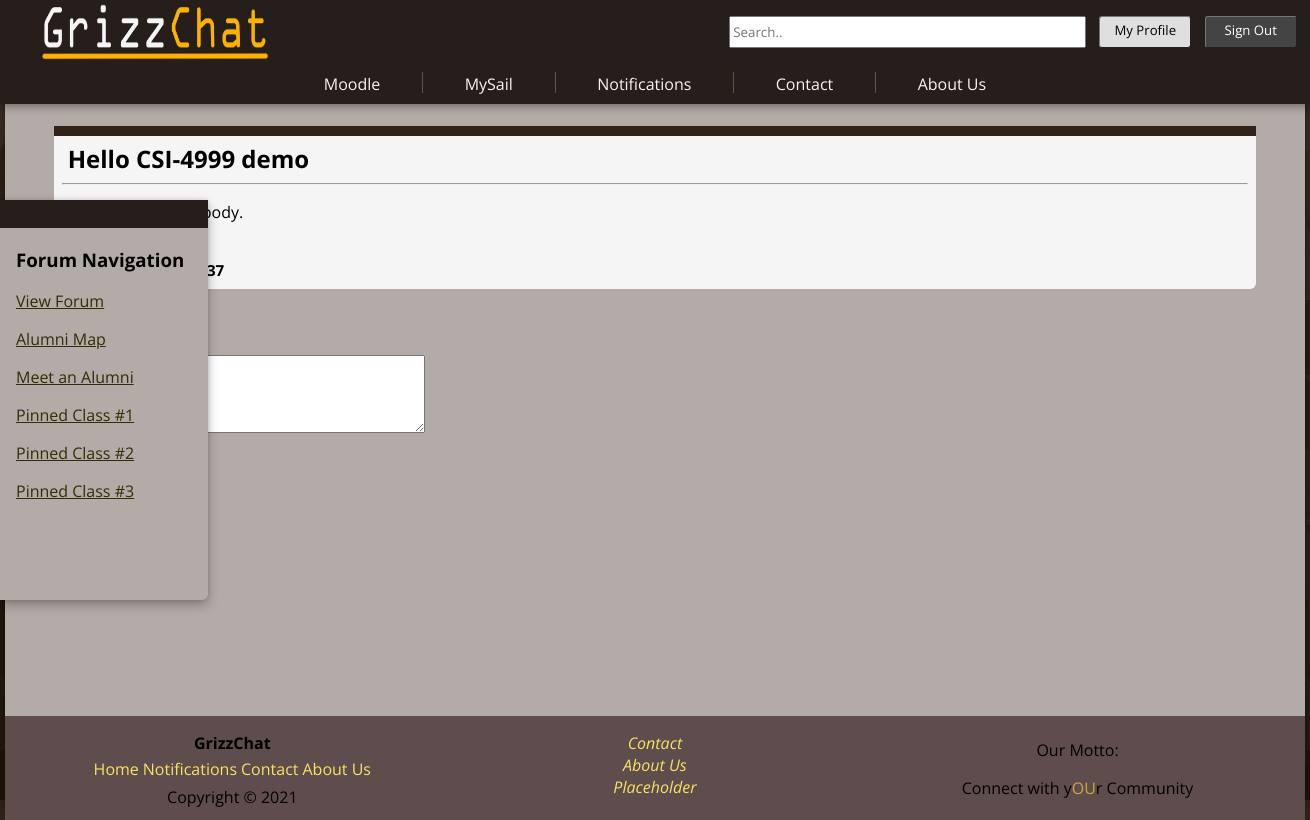
Page /thread-page.php?THREADS=8 (signed in) on the earlier database version.
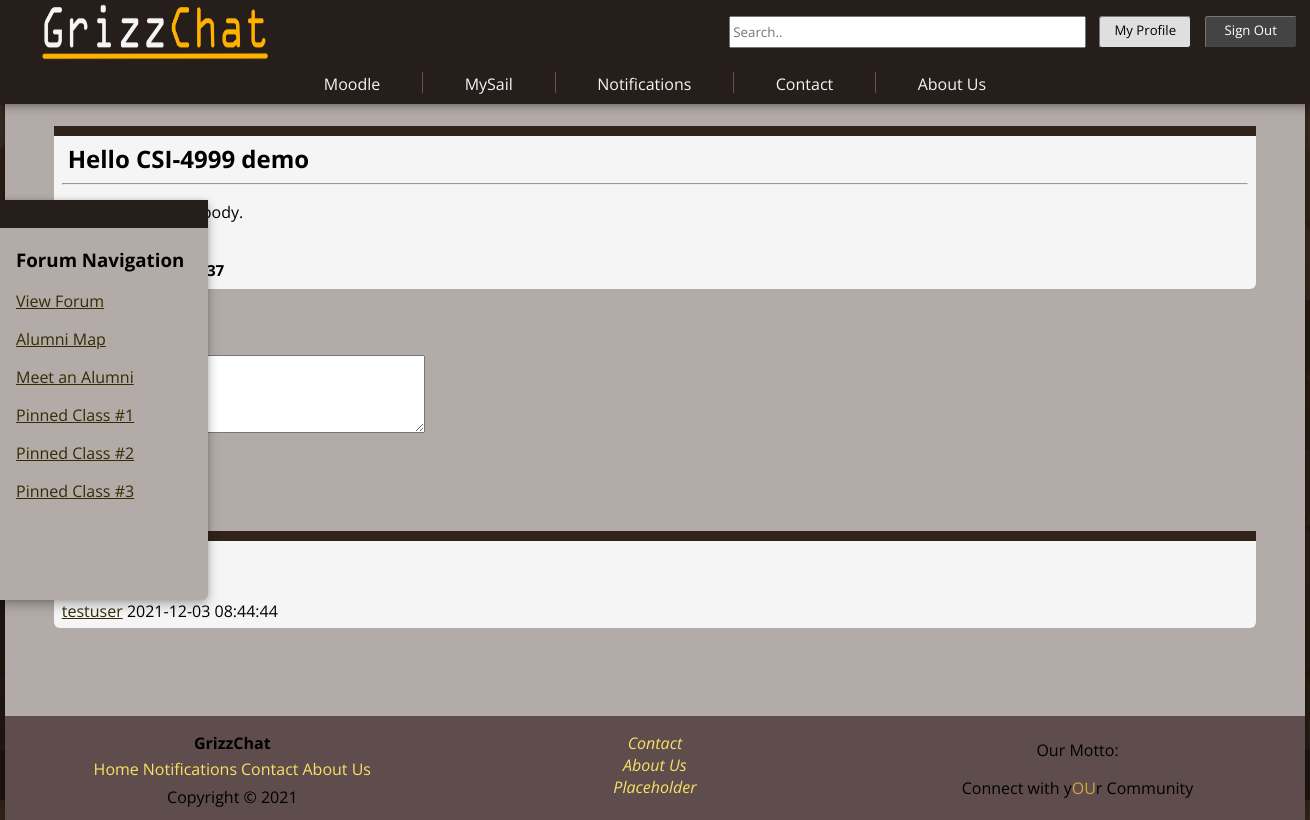
Same page on the later database version.
### tables this page shows
CREATE TABLE `threads` (
  `User_Info_USER_ID` int(11) NOT NULL,
  `Categories_CATEGORIES_ID` int(11) NOT NULL,
  `THREADS_ID` int(11) NOT NULL,
  `THREAD_TITLE` tinytext NOT NULL,
  `THREAD_CONTENT` text NOT NULL,
  `CREATED` timestamp NOT NULL DEFAULT current_timestamp(),
  `Views` int(11) NOT NULL
);

CREATE TABLE `posts` (
  `User_Info_USER_ID` int(11) NOT NULL,
  `Posts_ID` int(11) NOT NULL,
  `CONTENT` text NOT NULL,
  `POST_TIME` timestamp NOT NULL DEFAULT current_timestamp() ON UPDATE current_timestamp(),
  `PARENT_THREAD` int(11) NOT NULL
);

CREATE TABLE `user_info` (
  `USER_ID` int(11) NOT NULL COMMENT 'Unique User ID.',
  `USER_NAME` tinytext NOT NULL COMMENT 'Username.',
  `PASSWORD` tinytext NOT NULL COMMENT 'Hashed + Salted Password.',
  `FIRST_NAME` tinytext NOT NULL,
  `LAST_NAME` tinytext NOT NULL,
  `EMAIL_ADDRESS` tinytext NOT NULL,
  `CREATED_AT` timestamp NOT NULL DEFAULT current_timestamp(),
  `MAJOR` tinytext NOT NULL,
  `IMAGE` blob NOT NULL,
  `GRADUATION_DATE` tinytext NOT NULL
);

### thread-page.php (the view, shortened to what this page needs)
<!DOCTYPE html>
<html lang="en">
    <head>
        <link href="Styles/style.css" rel="stylesheet">
    </head>
    <body>
        <?php
            require_once('Includes/page_elements.php');
            displayHeader();
            displaySidebarNavigation();
        ?>
        <section id="page-content">
            <section id="page-container">
                <main>
                    <?php
                        echo "<BR>";
                        $tid = $_GET['THREADS'];
                        $sql = "SELECT * FROM threads
                        INNER JOIN user_info
                        on threads.User_Info_USER_ID = user_info.USER_ID
                        Where THREADS_ID = $tid";
                        $result = $dbConnection-> query($sql);
                        if ($result-> num_rows > 0) {
                            while($row = $result->fetch_assoc()) {
                                $uid = $row["USER_ID"];
                                echo "<div class = 'block-container'>";
                                echo "<div class = 'block-body'><h2>" . $row["THREAD_TITLE"]."</a></h2><hr>" .$row["THREAD_CONTENT"]. "<p class='post-user'> <a href ='user-profile.php?$uid'>". $row["USER_NAME"]. "</a> " ."</p> <p class='post-info'> "
                                . $row["CREATED"] . $_SESSION["id"]. "</p>" ;
                                echo "</div>  <br>";
                               echo '<form class = "post" action="Includes/replyAct.php?THREADS_ID='.$tid.'" class="POST" method ="POST">
                               <label for="forumPost"></label>
                               <br>
                               <br>
                               <textarea id="forumPost" name="forumPost" rows="4" cols="50">
                               </textarea>
                               <br><br>
                               <button type="submit" name ="submit" class="thread-reply">Reply</button>
                               </form>';
                            }
                        }
                      $tid = $_GET['THREADS'];
                      $sql = "SELECT * FROM posts
                      WHERE PARENT_THREAD = $tid";
                      $result = $dbConnection-> query($sql);
                      if ($result-> num_rows > 0) {
                        while($row = $result->fetch_assoc()) {
                            $comments_user_id = $row['User_Info_USER_ID'];
                            $sql2 = "SELECT * FROM user_info where USER_ID = $comments_user_id ";
                            $result2 = mysqli_query($dbConnection, $sql2);
                            $row2 = mysqli_fetch_assoc($result2);
                            $uid = $row2["USER_ID"];
                          echo "<div class = 'block-body'>" . $row["CONTENT"]. "<a href ='user-profile.php?$uid'> ". $row2["USER_NAME"]. "</a> "
                          . $row["POST_TIME"];
                        }
                      }
                    ?>
                </main>
            </section>
            <?php displayFooter(); ?>
        </section>
    </body>
</html>

### Includes/page_elements.php (shortened to what this page needs)
<?php
    function displayHeader() {
        echo '<header id="header"><div class="header-top">';
        echo '<a href="index.php" title="logo" class="header-logo"><img src="Images/GrizzChat_Logo.png" alt="Grizzchat Logo"></a><input class="header-search" type="search" placeholder="Search..">';
        if(!isset($_SESSION["loggedin"]) || $_SESSION["loggedin"] !== true) {
            echo '<a href="login.php" title="Click here to log in" class="header-login button-1">Login</a><a href="signup.php" title="Click here to sign up" class="header-signup button-1 button-dark">Sign Up</a>';
        }
        else {
            echo '<a href="profile.php" title="Click here to view your profile" class="header-login button-1">My Profile</a><a href="Includes/signout.php" title="Click here to sign out of your account" class="header-signup button-1 button-dark">Sign Out</a>';
        }
        echo '</div><div class="header-bottom"><nav class="header-container">';
        echo '<a href="https://moodle.oakland.edu" title="Click here to visit the Oakland University Moodle website"  target="_blank">Moodle</a><section></section><a href="https://mysail.oakland.edu" title="Click here to visit the Oakland University MySail website" target="_blank">MySail</a><section></section><a href="notifications.php" title="View your notifications">Notifications</a>';
        echo '<section></section><a href="contact.php" title="Click here to visit our Contact Us page">Contact</a><section></section><a href="about.php" title="View information about our organization">About Us</a>';
        echo '</nav></div></header>';
    }
    function displayFooter() {
        echo '<footer><div><h4 class="footer-logo">GrizzChat</h4><nav><a href="index.php" title="Return to the homepage">Home</a><a href="#" title="Placeholder Link">Notifications</a>';
        echo '<a href="#" title="Placeholder Link">Contact</a><a href="#" title="Placeholder Link">About Us</a></nav><p class="footer-copyright">Copyright © 2021</p></div>';
        echo '<div><address><a href="#" title="Placeholder Link">Contact</a><a href="#" title="Placeholder Link">About Us</a><a href="#" title="Placeholder Link">Placeholder</a></address></div>';
        echo '<div><p>Our Motto:</p><p>Connect with y<span class="footer-ou">OU</span>r Community</p></div></footer>';
    }
    function displaySidebarNavigation() {
        echo '<aside class="forum-navbar-container"><section class="forum-navbar-topbar"></section><section class="forum-navbar-content"><h3>Forum Navigation</h3><nav>';
        echo '<a href="forum.php" title="View forum page ">View Forum</a><a href="maps.php" title="View the Alumni Map">Alumni Map</a><a href="#" title="Placeholder Sidebar Link">Meet an Alumni</a>';
        echo '<a href="#" title="Placeholder Sidebar Link">Pinned Class #1</a><a href="#" title="Placeholder Sidebar Link">Pinned Class #2</a><a href="#" title="Placeholder Sidebar Link">Pinned Class #3</a>';
        echo '</nav></section></aside>';
    }

### Styles/style.css (style rules this page uses)
* { box-sizing: border-box; font-family: "Open Sans", cursive, sans-serif; }
html { margin: 0; width: 100vw; min-width: 100%; top: 0; background-color: #31231A; background-position:0 0, 20px 20px; scroll-padding-top: 6.5em; overflow-y: scroll; scroll-behavior: smooth; overflow-x: hidden; }
body { min-height: 100vh; width: 100vw; margin: 0; }
a { color: rgb(51, 44, 4); }
#page-content { width: 1300px; min-height: 100vh; background-color: rgb(179, 171, 167); box-shadow: 0 0 5px rgba(0,0,0,.14), 0 5px 12px rgba(0,0,0,.28); margin: auto; }
#page-container { padding-top: 6.5em; padding-bottom: 2.5em; min-height: 89.5vh; }
main { width: 92.5%; margin: auto; }
header { display: flex; background-color: rgb(37, 30, 27); height: 6.5em; flex-direction: row; margin: auto; flex-wrap: wrap; box-shadow: rgb(0 0 0 / 14%) 0px 0px 4px, rgb(0 0 0 / 28%) 0px 4px 8px; position: fixed; width: 100%; z-index: 99; }
.header-top { display: flex; width: 100%; height: 61.5%; }
.header-bottom { display: flex; width: 100%; height: 38.5%; }
.header-container { width: 53%; margin: auto; text-align: center; display: flex; justify-content: space-between; }
.header-container a { display: block; color: whitesmoke; text-decoration: none; padding: .25rem 1rem; -webkit-transition: color 0.2s; transition: color 0.2s; }
.header-logo { display: block; height: 100%; width: 22.5%; padding-left: 3%; text-align: center; line-height: 4.25em; }
.header-logo img { width: 100%; height: 100%; }
.header-search { display: block; width: 30%; height: 50%; margin: auto; margin-left: 35%; }
.header-signup { margin: 0 1%; }
.header-login { margin-left: 1%; }
.button-1 { cursor: pointer; display: block; width: 7.5em; padding: .35em 1em; height: 50%; margin-top: 1.18em; background-color: rgb(223, 223, 223); border: 1px outset rgb(118,118,118); color: black; text-decoration: none; font-size: .825rem; text-align: center; border-radius: 3px; -webkit-transition: background-color 0.2s; transition: background-color 0.2s; }
.button-dark { margin-top: 1.18em; background-color:rgb(68, 68, 68); color: white; -webkit-transition: background-color 0.2s; transition: background-color 0.2s; }
footer { position: absolute; display: flex; flex-wrap: wrap; width: 1300px; height: 6.5em; padding: 1em; background-color: rgb(95, 76, 76); }
footer div { width: 33.33%; height: 100%; text-align: center; }
footer div nav a, footer div address a { color:rgb(248, 226, 102); text-decoration: none; -webkit-transition: 0.2s; transition: 0.2s; }
footer div nav a { margin-left: .25rem; }
footer div nav a:first-child { margin-left: 0; }
footer div address a { display: block; }
footer div:last-child p { margin: 0; line-height: 2.35em; }
.footer-logo { margin-bottom: .25em; margin-top: 0; }
.footer-copyright { margin-bottom: 0; margin-top: .35em; }
.footer-ou { color: rgb(207, 167, 56); }
.forum-navbar-container { position: fixed; top: 25vh; height: 50vh; width: 13em; left: 0; background-color: rgb(179, 171, 167); box-shadow: 0 0 5px rgba(0,0,0,.14), 0 5px 12px rgba(0,0,0,.28); border-bottom-right-radius: 6px; z-index: 101; }
.forum-navbar-topbar { background-color: rgb(37, 30, 27); border-bottom: 0px; height: 1.75em; }
.forum-navbar-content { margin-left: 1em; }
.forum-navbar-content nav a { display: block; margin-bottom: 1em; }
.block-body { border-top: 10px solid #31231A; background: whitesmoke; border-radius: 0px 0px 6px 6px; padding: .35em .5em; }
.block-body h2 { font-weight: bolder; margin: 0; margin-left: .25em; }
.block-body p { margin-left: .65em; }
.post-user { font-size: .85rem; font-weight: bold; margin-bottom: .175em; margin-top: .175em; }
.post-info { font-size: .95rem; font-weight: bold; margin-bottom: .175em; margin-top: .175em; }
.thread-reply { cursor: pointer; margin-top: 2.5em; box-shadow: 0 0 5px rgba(0,0,0,.14), 0 5px 12px rgba(0,0,0,.28); background: #31231A; padding: 10px; color: white; text-decoration: none; -webkit-transition: 0.2s; transition: 0.2s; border: none; }

Differences in the rows shown:
added posts: User_Info_USER_ID.USER_NAME "testuser", POST_TIME "2021-12-03 08:44:44"
